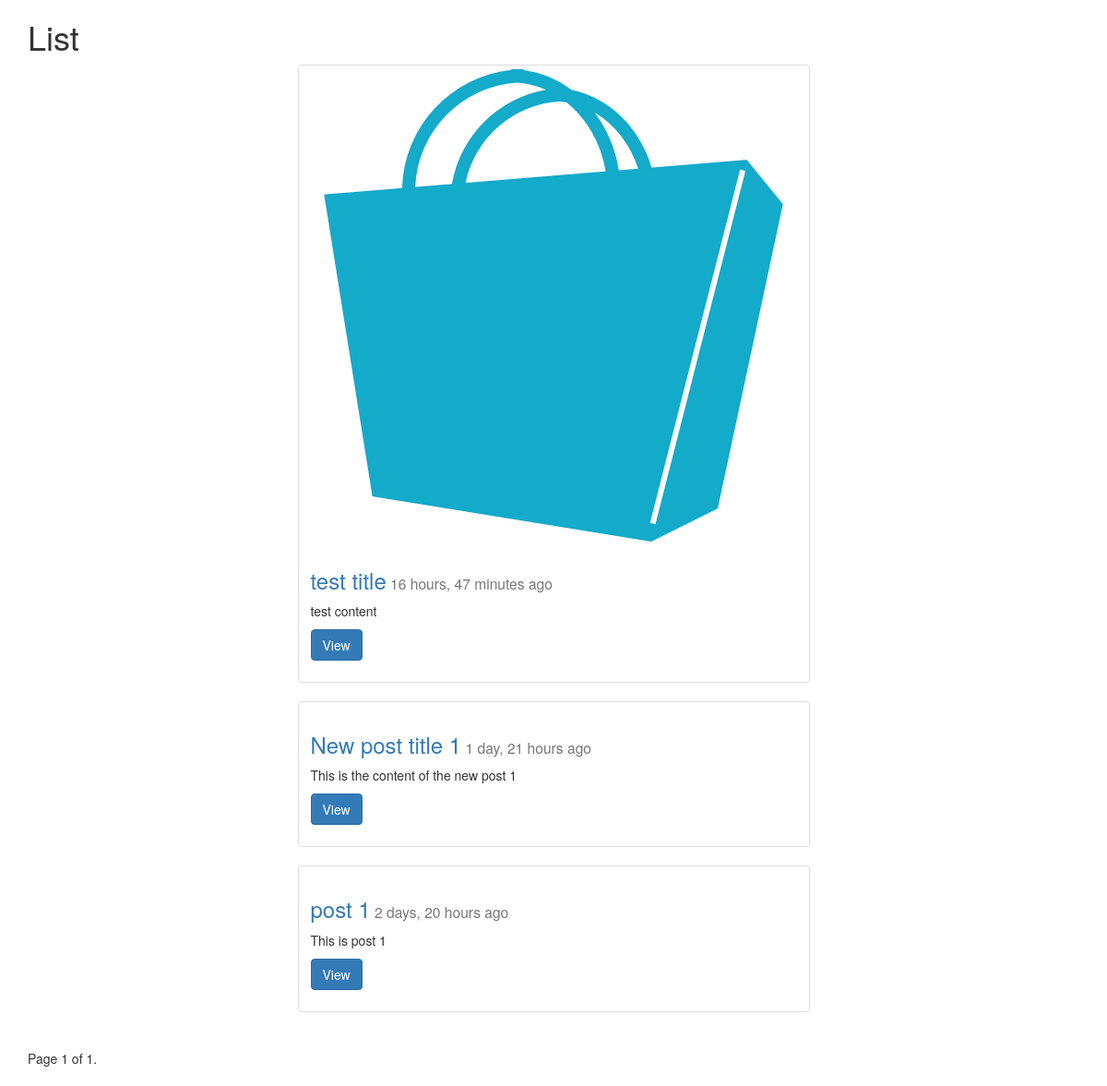
The app's page /posts/list/ with its own data.
### posts/models.py (models this page shows, shortened)
class Post(models.Model):
    title = models.CharField(max_length=255)
    image = models.ImageField(null=True, blank=True, upload_to="post_images")
    content = models.TextField()
    updated = models.DateTimeField(auto_now=True, auto_now_add=False)
    timestamp = models.DateTimeField(auto_now=False, auto_now_add=True)
    def get_absolute_url(self):
        return reverse("posts:detail", kwargs={"post_id": self.id})
    class Meta:
    	ordering = ["-timestamp", "-updated"]

### posts/views.py (the view)
def post_list(request):
    object_list = Post.objects.all() #.order_by("-timestamp","-updated")
    paginator = Paginator(object_list, 5) # Show 5 contacts per page
    page = request.GET.get('page')
    try:
        objects = paginator.page(page)
    except PageNotAnInteger:
        objects = paginator.page(1)
    except EmptyPage:
        objects = paginator.page(paginator.num_pages)
    context = {
    "object_list": objects,
    "title": "List",
    "user": request.user
    }
    return render(request, 'post_list.html', context)

### posts/templates/post_list.html (shortened to what this page needs)
{% extends "base.html" %}
{% block content %}
    <h1>{{title}}</h1>
    <div class="row">
    {% for object in object_list %}
        <div class="col-sm-6 col-sm-offset-3">
            <div class="thumbnail">
    {% if object.image %}
        <img src="{{object.image.url}}" alt="" class="img-responsive">
    {% endif %}
    <div class="caption">
        <h3><a href="{{ object.get_absolute_url }}">{{object.title}}</a><small> {{object.timestamp|timesince }} ago</small></h3>
        <p>{{object.content|linebreaks|truncatechars:100}}</p>
        <p><a href="{{ object.get_absolute_url }}" class="btn btn-primary" role="button">View</a></p>
    </div>
</div>
        </div>
    {% endfor %}
    </div>
    <div class="pagination">
        <span class="step-links">
            <span class="current">
                Page {{ object_list.number }} of {{ object_list.paginator.num_pages }}.
            </span>
        </span>
    </div>
{% endblock content %}

### static/css/base.css (style rules this page uses)
h1 { color:#777777; }

### records on screen
Post: image (picture), title "test title", timestamp "16 hours, 47 minutes", content "test content"
Post: title "New post title 1", timestamp "1 day, 21 hours", content "This is the content of the new post 1"
Post: title "post 1", timestamp "2 days, 20 hours", content "This is post 1"

### other values on screen
{{ title }} "List"
{{ object_list.number }} "1"
{{ object_list.paginator.num_pages }} "1"
